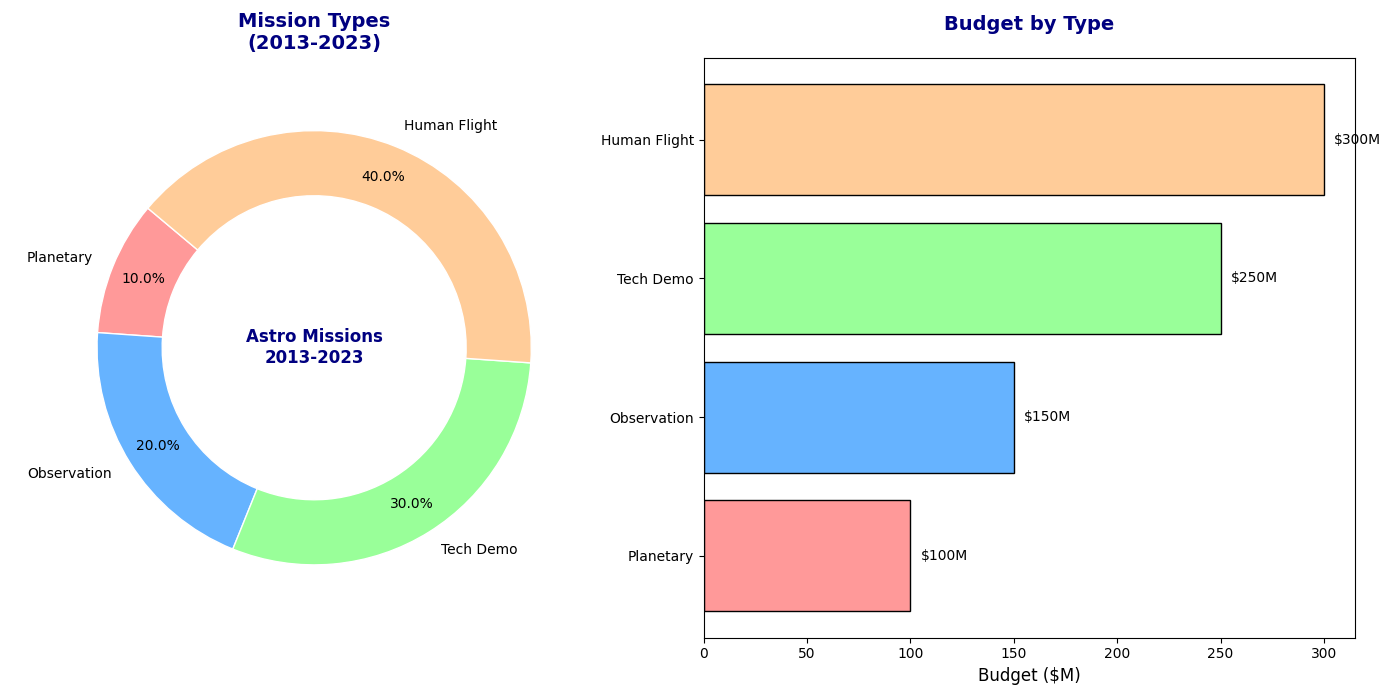

Write the Python code that produced this figure.
import matplotlib.pyplot as plt
import numpy as np

# Shuffle the contents of mission_counts and mission_budgets manually
mission_types = ['Planetary', 'Observation', 'Tech Demo', 'Human Flight']
mission_counts = [10, 20, 30, 40]  # Altered the order of counts randomly
mission_budgets = [100, 150, 250, 300]  # Altered the order of budgets randomly
colors = ['#ff9999', '#66b3ff', '#99ff99', '#ffcc99']

fig, (ax1, ax2) = plt.subplots(1, 2, figsize=(14, 7), gridspec_kw={'width_ratios': [1, 1.2]})

wedges, texts, autotexts = ax1.pie(
    mission_counts,
    labels=mission_types,
    autopct='%1.1f%%',
    startangle=140,
    colors=colors,
    pctdistance=0.85,
    wedgeprops=dict(width=0.3, edgecolor='w'),
    textprops={'fontsize': 10, 'color': 'black'}
)

ax1.text(0, 0, 'Astro Missions\n2013-2023',
         horizontalalignment='center', verticalalignment='center',
         fontsize=12, fontweight='bold', color='navy')

ax1.set_title("Mission Types\n(2013-2023)",
              fontsize=14, fontweight='bold', color='navy', pad=20)

ax2.barh(mission_types, mission_budgets, color=colors, edgecolor='black')
ax2.set_xlabel('Budget ($M)', fontsize=12)
ax2.set_title("Budget by Type",
              fontsize=14, fontweight='bold', color='navy', pad=20)

for i, (count, budget) in enumerate(zip(mission_counts, mission_budgets)):
    ax2.text(budget + 5, i, f'${budget}M', va='center', fontsize=10, color='black')

plt.tight_layout()
plt.show()
